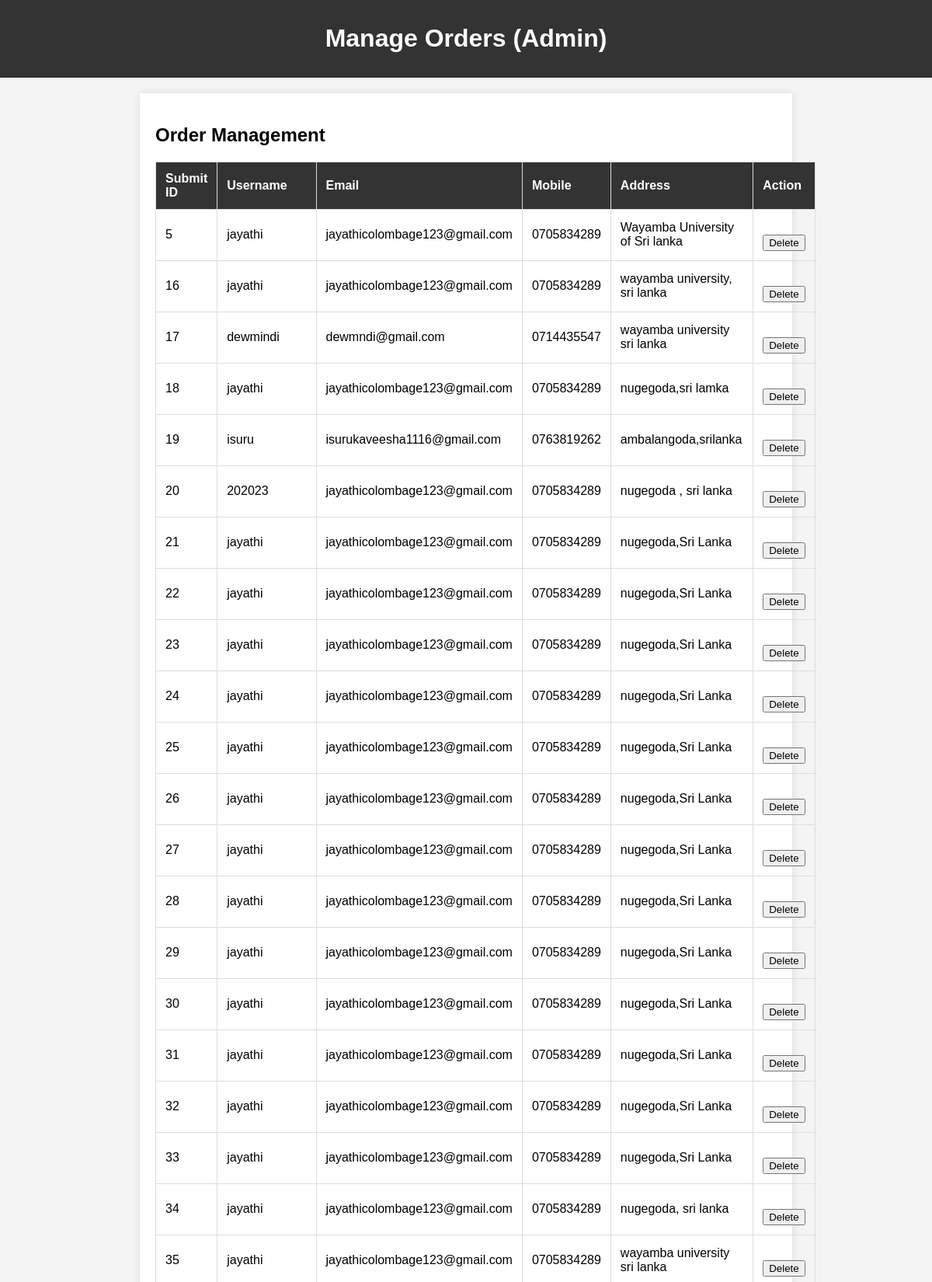
Screenshot of /manage_orders.php (signed in, upper part) with the database file from the repository.
### tables this page shows
CREATE TABLE `submit` (
  `submit_id` int(11) NOT NULL,
  `name` varchar(255) NOT NULL,
  `email` varchar(255) NOT NULL,
  `mobile` varchar(20) NOT NULL,
  `address` text NOT NULL
);

### manage_orders.php (the view, shortened to what this page needs)
<?php
$servername = '127.0.0.1';
$username = 'root';
$password = '';
$dbname = 'account';
$conn = new mysqli($servername, $username, $password, $dbname);
$sql = "SELECT * FROM submit";
$result = $conn->query($sql);
?>
<!DOCTYPE html>
<html lang="en">
<head>
</head>
<body>
    <header>
        <h1>Manage Orders (Admin)</h1>
    </header>
    <main>
        <h2>Order Management</h2>
        <table>
            <thead>
                <tr>
                    <th>Submit ID</th>
                    <th>Username</th>
                    <th>Email</th>
                    <th>Mobile</th>
                    <th>Address</th>
                    <th>Action</th>
                </tr>
            </thead>
            <tbody>
                <?php
                while ($row = $result->fetch_assoc()) {
                    echo "<tr>";
                    echo "<td>" . $row['submit_id'] . "</td>";
                    echo "<td>" . $row['name'] . "</td>";
                    echo "<td>" . $row['email'] . "</td>";
                    echo "<td>" . $row['mobile'] . "</td>";
                    echo "<td>" . $row['address'] . "</td>";
                    echo "<td>
                            <form method='post' action=''>
                                <input type='hidden' name='submit_id' value='" . $row['submit_id'] . "'>
                                <button type='submit' name='delete_user'>Delete</button>
                            </form>
                        </td>";
                    echo "</tr>";
                }
                ?>
            </tbody>
        </table>
    </main>
</body>
</html>

### manage_orders.php (style rules this page uses)
body { font-family: Arial, sans-serif; margin: 0; padding: 0; background-color: #f4f4f4; }
header { background-color: #333; color: white; padding: 10px; text-align: center; }
main { max-width: 800px; margin: 20px auto; padding: 20px; background-color: white; box-shadow: 0 0 10px rgba(0, 0, 0, 0.1); }
form { margin-top: 20px; }
table { width: 100%; border-collapse: collapse; margin-top: 20px; }
table, th, td { border: 1px solid #ddd; }
th, td { padding: 12px; text-align: left; }
th { background-color: #333; color: white; }

### rows the page displays
submit: submit_id "5", name "jayathi", email "jayathicolombage123@gmail.com", mobile "0705834289", address "Wayamba University of Sri lanka"
submit: submit_id "16", name "jayathi", email "jayathicolombage123@gmail.com", mobile "0705834289", address "wayamba university, sri lanka"
submit: submit_id "17", name "dewmindi", email "dewmndi@gmail.com", mobile "0714435547", address "wayamba university sri lanka"
submit: submit_id "18", name "jayathi", email "jayathicolombage123@gmail.com", mobile "0705834289", address "nugegoda,sri lamka"
submit: submit_id "19", name "isuru", email "isurukaveesha1116@gmail.com", mobile "0763819262", address "ambalangoda,srilanka"
submit: submit_id "20", name "202023", email "jayathicolombage123@gmail.com", mobile "0705834289", address "nugegoda , sri lanka"
submit: submit_id "21", name "jayathi", email "jayathicolombage123@gmail.com", mobile "0705834289", address "nugegoda,Sri Lanka"
submit: submit_id "22", name "jayathi", email "jayathicolombage123@gmail.com", mobile "0705834289", address "nugegoda,Sri Lanka"
submit: submit_id "23", name "jayathi", email "jayathicolombage123@gmail.com", mobile "0705834289", address "nugegoda,Sri Lanka"
submit: submit_id "24", name "jayathi", email "jayathicolombage123@gmail.com", mobile "0705834289", address "nugegoda,Sri Lanka"
submit: submit_id "25", name "jayathi", email "jayathicolombage123@gmail.com", mobile "0705834289", address "nugegoda,Sri Lanka"
submit: submit_id "26", name "jayathi", email "jayathicolombage123@gmail.com", mobile "0705834289", address "nugegoda,Sri Lanka"
submit: submit_id "27", name "jayathi", email "jayathicolombage123@gmail.com", mobile "0705834289", address "nugegoda,Sri Lanka"
submit: submit_id "28", name "jayathi", email "jayathicolombage123@gmail.com", mobile "0705834289", address "nugegoda,Sri Lanka"
submit: submit_id "29", name "jayathi", email "jayathicolombage123@gmail.com", mobile "0705834289", address "nugegoda,Sri Lanka"
submit: submit_id "30", name "jayathi", email "jayathicolombage123@gmail.com", mobile "0705834289", address "nugegoda,Sri Lanka"
submit: submit_id "31", name "jayathi", email "jayathicolombage123@gmail.com", mobile "0705834289", address "nugegoda,Sri Lanka"
submit: submit_id "32", name "jayathi", email "jayathicolombage123@gmail.com", mobile "0705834289", address "nugegoda,Sri Lanka"
submit: submit_id "33", name "jayathi", email "jayathicolombage123@gmail.com", mobile "0705834289", address "nugegoda,Sri Lanka"
submit: submit_id "34", name "jayathi", email "jayathicolombage123@gmail.com", mobile "0705834289", address "nugegoda, sri lanka"
submit: submit_id "35", name "jayathi", email "jayathicolombage123@gmail.com", mobile "0705834289", address "wayamba university sri lanka"
